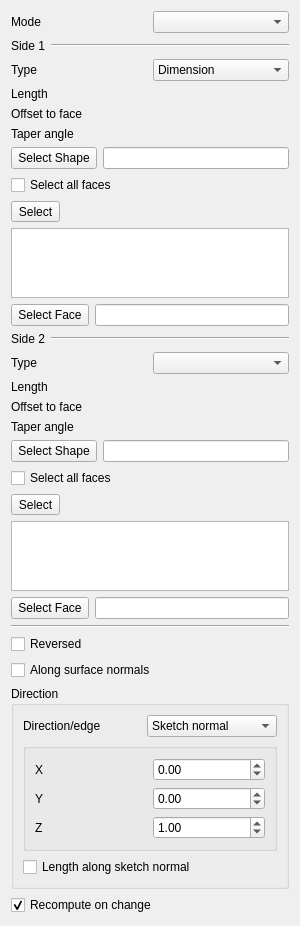
<?xml version="1.0" encoding="UTF-8"?>
<ui version="4.0">
 <class>PartDesignGui::TaskPadPocketParameters</class>
 <widget class="QWidget" name="PartDesignGui::TaskPadPocketParameters">
  <property name="geometry">
   <rect>
    <x>0</x>
    <y>0</y>
    <width>300</width>
    <height>772</height>
   </rect>
  </property>
  <property name="windowTitle">
   <string notr="true">Form</string>
  </property>
  <layout class="QVBoxLayout" name="verticalLayout">
   <item>
    <layout class="QGridLayout" name="gridLayout">
     <item row="0" column="0">
      <widget class="QLabel" name="sidesLabel">
       <property name="text">
        <string>Mode</string>
       </property>
      </widget>
     </item>
     <item row="0" column="1">
      <widget class="QComboBox" name="sidesMode"/>
     </item>
     <item row="1" column="0" colspan="2">
      <layout class="QHBoxLayout" name="verticalLayout_220">
       <property name="leftMargin">
        <number>0</number>
       </property>
       <property name="topMargin">
        <number>0</number>
       </property>
       <property name="rightMargin">
        <number>0</number>
       </property>
       <property name="bottomMargin">
        <number>0</number>
       </property>
       <item>
        <widget class="QLabel" name="side1Label">
         <property name="text">
          <string>Side 1</string>
         </property>
        </widget>
       </item>
       <item>
        <widget class="Line" name="line1">
         <property name="orientation">
          <enum>Qt::Horizontal</enum>
         </property>
         <property name="sizePolicy">
          <sizepolicy hsizetype="Expanding" vsizetype="Fixed">
           <horstretch>0</horstretch>
           <verstretch>0</verstretch>
          </sizepolicy>
         </property>
        </widget>
       </item>
      </layout>
     </item>
     <item row="2" column="0">
      <widget class="QLabel" name="textLabel1">
       <property name="text">
        <string>Type</string>
       </property>
      </widget>
     </item>
     <item row="2" column="1">
      <widget class="QComboBox" name="changeMode">
       <item>
        <property name="text">
         <string>Dimension</string>
        </property>
       </item>
      </widget>
     </item>
     <item row="3" column="0">
      <widget class="QLabel" name="labelLength">
       <property name="text">
        <string>Length</string>
       </property>
      </widget>
     </item>
     <item row="3" column="1">
      <widget class="Gui::PrefQuantitySpinBox" name="lengthEdit" native="true">
       <property name="keyboardTracking" stdset="0">
        <bool>false</bool>
       </property>
       <property name="unit" stdset="0">
        <string notr="true">mm</string>
       </property>
      </widget>
     </item>
     <item row="4" column="0">
      <widget class="QLabel" name="labelOffset">
       <property name="text">
        <string>Offset to face</string>
       </property>
      </widget>
     </item>
     <item row="4" column="1">
      <widget class="Gui::PrefQuantitySpinBox" name="offsetEdit" native="true">
       <property name="keyboardTracking" stdset="0">
        <bool>false</bool>
       </property>
       <property name="unit" stdset="0">
        <string notr="true">mm</string>
       </property>
      </widget>
     </item>
     <item row="5" column="0">
      <widget class="QLabel" name="labelTaperAngle">
       <property name="toolTip">
        <string>Angle to taper the extrusion</string>
       </property>
       <property name="text">
        <string>Taper angle</string>
       </property>
      </widget>
     </item>
     <item row="5" column="1">
      <widget class="Gui::PrefQuantitySpinBox" name="taperEdit" native="true">
       <property name="keyboardTracking" stdset="0">
        <bool>false</bool>
       </property>
       <property name="unit" stdset="0">
        <string notr="true">deg</string>
       </property>
      </widget>
     </item>
     <item row="6" column="0" colspan="2">
      <widget class="QFrame" name="upToShapeList">
       <property name="frameShadow">
        <enum>QFrame::Plain</enum>
       </property>
       <property name="lineWidth">
        <number>0</number>
       </property>
       <layout class="QVBoxLayout">
        <property name="leftMargin">
         <number>0</number>
        </property>
        <property name="topMargin">
         <number>0</number>
        </property>
        <property name="rightMargin">
         <number>0</number>
        </property>
        <property name="bottomMargin">
         <number>0</number>
        </property>
        <item>
         <layout class="QGridLayout" name="_2">
          <item row="0" column="1">
           <widget class="QLineEdit" name="lineShapeName">
            <property name="readOnly">
             <bool>true</bool>
            </property>
           </widget>
          </item>
          <item row="0" column="0">
           <widget class="QToolButton" name="buttonShape">
            <property name="minimumSize">
             <size>
              <width>0</width>
              <height>22</height>
             </size>
            </property>
            <property name="text">
             <string>Select Shape</string>
            </property>
            <property name="checkable">
             <bool>true</bool>
            </property>
           </widget>
          </item>
         </layout>
        </item>
        <item>
         <widget class="QCheckBox" name="checkBoxAllFaces">
          <property name="enabled">
           <bool>true</bool>
          </property>
          <property name="toolTip">
           <string>Selects all faces of the shape</string>
          </property>
          <property name="text">
           <string>Select all faces</string>
          </property>
         </widget>
        </item>
        <item>
         <widget class="QWidget" name="upToShapeFaces" native="true">
          <layout class="QVBoxLayout" name="verticalLayout_2">
           <property name="leftMargin">
            <number>0</number>
           </property>
           <property name="topMargin">
            <number>0</number>
           </property>
           <property name="rightMargin">
            <number>0</number>
           </property>
           <property name="bottomMargin">
            <number>0</number>
           </property>
           <item>
            <widget class="QToolButton" name="buttonShapeFace">
             <property name="toolTip">
              <string>Toggles between selection and preview mode</string>
             </property>
             <property name="text">
              <string>Select</string>
             </property>
             <property name="checkable">
              <bool>true</bool>
             </property>
            </widget>
           </item>
           <item>
            <widget class="QListWidget" name="listWidgetReferences">
             <property name="selectionMode">
              <enum>QAbstractItemView::ExtendedSelection</enum>
             </property>
            </widget>
           </item>
          </layout>
         </widget>
        </item>
       </layout>
      </widget>
     </item>
     <item row="7" column="0" colspan="2">
      <layout class="QGridLayout" name="gridLayout_5">
       <item row="0" column="1">
        <widget class="QLineEdit" name="lineFaceName">
         <property name="readOnly">
          <bool>true</bool>
         </property>
        </widget>
       </item>
       <item row="0" column="0">
        <widget class="QToolButton" name="buttonFace">
         <property name="minimumSize">
          <size>
           <width>0</width>
           <height>22</height>
          </size>
         </property>
         <property name="text">
          <string>Select Face</string>
         </property>
         <property name="checkable">
          <bool>true</bool>
         </property>
        </widget>
       </item>
      </layout>
     </item>
     <item row="8" column="0" colspan="2">
      <layout class="QHBoxLayout" name="verticalLayout_221">
       <property name="leftMargin">
        <number>0</number>
       </property>
       <property name="topMargin">
        <number>0</number>
       </property>
       <property name="rightMargin">
        <number>0</number>
       </property>
       <property name="bottomMargin">
        <number>0</number>
       </property>
       <item>
        <widget class="QLabel" name="side2Label">
         <property name="text">
          <string>Side 2</string>
         </property>
        </widget>
       </item>
       <item>
        <widget class="Line" name="line2">
         <property name="orientation">
          <enum>Qt::Horizontal</enum>
         </property>
         <property name="sizePolicy">
          <sizepolicy hsizetype="Expanding" vsizetype="Fixed">
           <horstretch>0</horstretch>
           <verstretch>0</verstretch>
          </sizepolicy>
         </property>
        </widget>
       </item>
      </layout>
     </item>
     <item row="9" column="0">
      <widget class="QLabel" name="typeLabel2">
       <property name="text">
        <string>Type</string>
       </property>
      </widget>
     </item>
     <item row="9" column="1">
      <widget class="QComboBox" name="changeMode2"/>
     </item>
     <item row="10" column="0">
      <widget class="QLabel" name="labelLength2">
       <property name="text">
        <string>Length</string>
       </property>
      </widget>
     </item>
     <item row="10" column="1">
      <widget class="Gui::PrefQuantitySpinBox" name="lengthEdit2" native="true">
       <property name="keyboardTracking" stdset="0">
        <bool>false</bool>
       </property>
       <property name="unit" stdset="0">
        <string notr="true">mm</string>
       </property>
      </widget>
     </item>
     <item row="11" column="0">
      <widget class="QLabel" name="labelOffset2">
       <property name="text">
        <string>Offset to face</string>
       </property>
      </widget>
     </item>
     <item row="11" column="1">
      <widget class="Gui::PrefQuantitySpinBox" name="offsetEdit2" native="true">
       <property name="keyboardTracking" stdset="0">
        <bool>false</bool>
       </property>
       <property name="unit" stdset="0">
        <string notr="true">mm</string>
       </property>
      </widget>
     </item>
     <item row="12" column="0">
      <widget class="QLabel" name="labelTaperAngle2">
       <property name="toolTip">
        <string>Angle to taper the extrusion</string>
       </property>
       <property name="text">
        <string>Taper angle</string>
       </property>
      </widget>
     </item>
     <item row="12" column="1">
      <widget class="Gui::PrefQuantitySpinBox" name="taperEdit2" native="true">
       <property name="keyboardTracking" stdset="0">
        <bool>false</bool>
       </property>
       <property name="unit" stdset="0">
        <string notr="true">deg</string>
       </property>
      </widget>
     </item>
     <item row="13" column="0" colspan="2">
      <widget class="QFrame" name="upToShapeList2">
       <property name="frameShadow">
        <enum>QFrame::Plain</enum>
       </property>
       <property name="lineWidth">
        <number>0</number>
       </property>
       <layout class="QVBoxLayout">
        <property name="leftMargin">
         <number>0</number>
        </property>
        <property name="topMargin">
         <number>0</number>
        </property>
        <property name="rightMargin">
         <number>0</number>
        </property>
        <property name="bottomMargin">
         <number>0</number>
        </property>
        <item>
         <layout class="QGridLayout" name="_22">
          <item row="0" column="1">
           <widget class="QLineEdit" name="lineShapeName2">
            <property name="readOnly">
             <bool>true</bool>
            </property>
           </widget>
          </item>
          <item row="0" column="0">
           <widget class="QToolButton" name="buttonShape2">
            <property name="minimumSize">
             <size>
              <width>0</width>
              <height>22</height>
             </size>
            </property>
            <property name="text">
             <string>Select Shape</string>
            </property>
            <property name="checkable">
             <bool>true</bool>
            </property>
           </widget>
          </item>
         </layout>
        </item>
        <item>
         <widget class="QCheckBox" name="checkBoxAllFaces2">
          <property name="enabled">
           <bool>true</bool>
          </property>
          <property name="toolTip">
           <string>Selects all faces of the shape</string>
          </property>
          <property name="text">
           <string>Select all faces</string>
          </property>
         </widget>
        </item>
        <item>
         <widget class="QWidget" name="upToShapeFaces2" native="true">
          <layout class="QVBoxLayout" name="verticalLayout_222">
           <property name="leftMargin">
            <number>0</number>
           </property>
           <property name="topMargin">
            <number>0</number>
           </property>
           <property name="rightMargin">
            <number>0</number>
           </property>
           <property name="bottomMargin">
            <number>0</number>
           </property>
           <item>
            <widget class="QToolButton" name="buttonShapeFace2">
             <property name="toolTip">
              <string>Toggles between selection and preview mode</string>
             </property>
             <property name="text">
              <string>Select</string>
             </property>
             <property name="checkable">
              <bool>true</bool>
             </property>
            </widget>
           </item>
           <item>
            <widget class="QListWidget" name="listWidgetReferences2">
             <property name="selectionMode">
              <enum>QAbstractItemView::ExtendedSelection</enum>
             </property>
            </widget>
           </item>
          </layout>
         </widget>
        </item>
       </layout>
      </widget>
     </item>
     <item row="14" column="0" colspan="2">
      <layout class="QGridLayout" name="gridLayout_52">
       <item row="0" column="1">
        <widget class="QLineEdit" name="lineFaceName2">
         <property name="readOnly">
          <bool>true</bool>
         </property>
        </widget>
       </item>
       <item row="0" column="0">
        <widget class="QToolButton" name="buttonFace2">
         <property name="minimumSize">
          <size>
           <width>0</width>
           <height>22</height>
          </size>
         </property>
         <property name="text">
          <string>Select Face</string>
         </property>
         <property name="checkable">
          <bool>true</bool>
         </property>
        </widget>
       </item>
      </layout>
     </item>
    </layout>
   </item>
   <item>
    <widget class="Line" name="line">
     <property name="orientation">
      <enum>Qt::Horizontal</enum>
     </property>
    </widget>
   </item>
   <item>
    <widget class="QCheckBox" name="checkBoxReversed">
     <property name="text">
      <string>Reversed</string>
     </property>
    </widget>
   </item>
   <item>
    <widget class="QCheckBox" name="checkBoxAlongSurfaceNormal">
     <property name="toolTip">
      <string>Offset a face profile along its local surface normals. The prototype supports one side, a fixed length, and no taper.</string>
     </property>
     <property name="text">
      <string>Along surface normals</string>
     </property>
    </widget>
   </item>
   <item>
    <widget class="QGroupBox" name="groupBox">
     <property name="title">
      <string>Direction</string>
     </property>
     <layout class="QGridLayout" name="gridLayout_4">
      <item row="2" column="0">
       <widget class="QCheckBox" name="checkBoxAlongDirection">
        <property name="enabled">
         <bool>true</bool>
        </property>
        <property name="toolTip">
         <string>If unchecked, the length will be
measured along the specified direction</string>
        </property>
        <property name="text">
         <string>Length along sketch normal</string>
        </property>
       </widget>
      </item>
      <item row="0" column="0">
       <layout class="QGridLayout" name="gridLayout_3">
        <item row="0" column="0">
         <widget class="QLabel" name="labelEdge">
          <property name="text">
           <string>Direction/edge</string>
          </property>
         </widget>
        </item>
        <item row="0" column="1">
         <widget class="QComboBox" name="directionCB">
          <property name="toolTip">
           <string>Set a direction or select an edge
from the model as reference</string>
          </property>
          <item>
           <property name="text">
            <string>Sketch normal</string>
           </property>
          </item>
          <item>
           <property name="text">
            <string>Select reference…</string>
           </property>
          </item>
          <item>
           <property name="text">
            <string>Custom direction</string>
           </property>
          </item>
         </widget>
        </item>
       </layout>
      </item>
      <item row="1" column="0">
       <widget class="QGroupBox" name="groupBoxDirection">
        <property name="enabled">
         <bool>true</bool>
        </property>
        <property name="toolTip">
         <string>Use custom vector for pad direction, otherwise
the sketch plane's normal vector will be used</string>
        </property>
        <property name="checkable">
         <bool>false</bool>
        </property>
        <property name="checked">
         <bool>false</bool>
        </property>
        <layout class="QGridLayout" name="gridLayout_2">
         <item row="0" column="0">
          <widget class="QLabel" name="labelXSkew">
           <property name="text">
            <string>X</string>
           </property>
          </widget>
         </item>
         <item row="0" column="1">
          <widget class="Gui::DoubleSpinBox" name="XDirectionEdit">
           <property name="toolTip">
            <string>X-component of direction vector</string>
           </property>
           <property name="keyboardTracking">
            <bool>false</bool>
           </property>
           <property name="minimum">
            <double>-100.000000000000000</double>
           </property>
           <property name="maximum">
            <double>100.000000000000000</double>
           </property>
           <property name="singleStep">
            <double>0.100000000000000</double>
           </property>
           <property name="unit" stdset="0">
            <string notr="true"/>
           </property>
          </widget>
         </item>
         <item row="1" column="0">
          <widget class="QLabel" name="labelYSkew">
           <property name="text">
            <string>Y</string>
           </property>
          </widget>
         </item>
         <item row="1" column="1">
          <widget class="Gui::DoubleSpinBox" name="YDirectionEdit">
           <property name="toolTip">
            <string>Y-component of direction vector</string>
           </property>
           <property name="keyboardTracking">
            <bool>false</bool>
           </property>
           <property name="minimum">
            <double>-100.000000000000000</double>
           </property>
           <property name="maximum">
            <double>100.000000000000000</double>
           </property>
           <property name="singleStep">
            <double>0.100000000000000</double>
           </property>
           <property name="unit" stdset="0">
            <string notr="true"/>
           </property>
          </widget>
         </item>
         <item row="2" column="0">
          <widget class="QLabel" name="labelZSkew">
           <property name="text">
            <string>Z</string>
           </property>
          </widget>
         </item>
         <item row="2" column="1">
          <widget class="Gui::DoubleSpinBox" name="ZDirectionEdit">
           <property name="toolTip">
            <string>Z-component of direction vector</string>
           </property>
           <property name="keyboardTracking">
            <bool>false</bool>
           </property>
           <property name="minimum">
            <double>-100.000000000000000</double>
           </property>
           <property name="maximum">
            <double>100.000000000000000</double>
           </property>
           <property name="singleStep">
            <double>0.100000000000000</double>
           </property>
           <property name="value">
            <double>1.000000000000000</double>
           </property>
           <property name="unit" stdset="0">
            <string notr="true"/>
           </property>
          </widget>
         </item>
        </layout>
       </widget>
      </item>
     </layout>
    </widget>
   </item>
   <item>
    <widget class="QCheckBox" name="checkBoxUpdateView">
     <property name="text">
      <string>Recompute on change</string>
     </property>
     <property name="checked">
      <bool>true</bool>
     </property>
    </widget>
   </item>
  </layout>
 </widget>
 <customwidgets>
  <customwidget>
   <class>Gui::QuantitySpinBox</class>
   <extends>QWidget</extends>
   <header>Gui/QuantitySpinBox.h</header>
  </customwidget>
  <customwidget>
   <class>Gui::DoubleSpinBox</class>
   <extends>QDoubleSpinBox</extends>
   <header>Gui/SpinBox.h</header>
  </customwidget>
  <customwidget>
   <class>Gui::PrefQuantitySpinBox</class>
   <extends>Gui::QuantitySpinBox</extends>
   <header>Gui/PrefWidgets.h</header>
  </customwidget>
 </customwidgets>
 <resources/>
 <connections/>
</ui>
